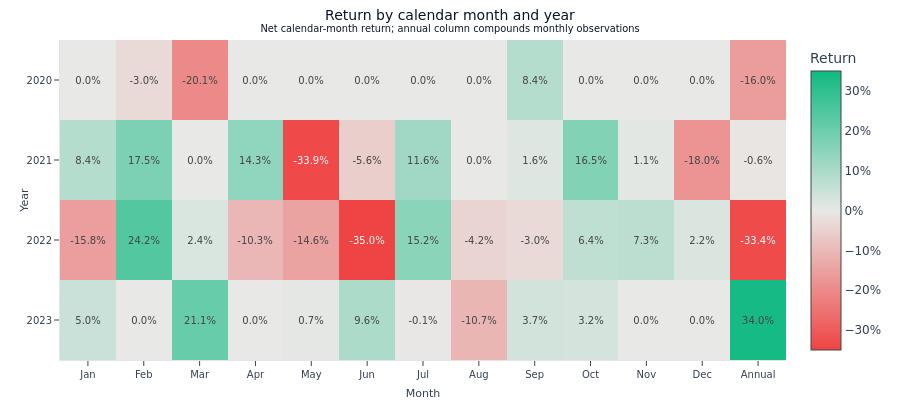

The code cell stored with this chart in its notebook:
### Code cell
fig = plot_monthly_returns_heatmap(analysis_net)
fig.data[0].colorscale = ml4t_diverging()
fig.update_layout(
    title=(
        "Return by calendar month and year"
        "<br><sup>Net calendar-month return; annual column compounds monthly observations</sup>"
    ),
    xaxis_title="Month",
    yaxis_title="Year",
)
_month_columns = [i for i, label in enumerate(fig.data[0].x) if label != "Annual"]
_months = [
    float(row[i])
    for row in fig.data[0].z
    for i in _month_columns
    if row[i] is not None and np.isfinite(row[i])
]
_zero_months = sum(1 for v in _months if v == 0)
show_plotly_with_alt(
    fig,
    (
        "Heatmap of net return by calendar month and year, one row per year and one column "
        "per month, with a compounded annual column at the right, on a diverging scale where "
        "positive is green and negative red and each cell is labelled. The annual column is "
        "the product of its row's months, so it is a different quantity from the cells beside "
        "it and is placed apart for that reason."
    ),
)

### Figure 1 — Plotly figure (JSON) as saved in the notebook; plotly's stock layout.template omitted (floating-point values rounded to 4 significant figures)
{"data": [{"colorbar": {"tickformat": ".0%", "title": {"text": "Return"}}, "colorscale": [[0.0, "#ef4444"], [0.5, "#e8e8e6"], [1.0, "#10b981"]], "hovertemplate": "Year: %{y}<br>Month: %{x}<br>Return: %{z:.2%}<extra></extra>", "text": [["0.0%", "-3.0%", "-20.1%", "0.0%", "0.0%", "0.0%", "0.0%", "0.0%", "8.4%", "0.0%", "0.0%", "0.0%", "-16.0%"], ["8.4%", "17.5%", "0.0%", "14.3%", "-33.9%", "-5.6%", "11.6%", "0.0%", "1.6%", "16.5%", "1.1%", "-18.0%", "-0.6%"], ["-15.8%", "24.2%", "2.4%", "-10.3%", "-14.6%", "-35.0%", "15.2%", "-4.2%", "-3.0%", "6.4%", "7.3%", "2.2%", "-33.4%"], ["5.0%", "0.0%", "21.1%", "0.0%", "0.7%", "9.6%", "-0.1%", "-10.7%", "3.7%", "3.2%", "0.0%", "0.0%", "34.0%"]], "textfont": {"size": 10}, "texttemplate": "%{text}", "type": "heatmap", "x": ["Jan", "Feb", "Mar", "Apr", "May", "Jun", "Jul", "Aug", "Sep", "Oct", "Nov", "Dec", "Annual"], "y": [2020, 2021, 2022, 2023], "z": [[0.0, -0.02973, -0.2014, 0.0, 0.0, 0.0, 0.0, 0.0, 0.08431, 0.0, 0.0, 0.0, -0.1598], [0.08435, 0.1749, 0.0, 0.1425, -0.3393, -0.05557, 0.1159, 0.0, 0.01557, 0.1649, 0.01051, -0.1799, -0.00625], [-0.1583, 0.2424, 0.02374, -0.1035, -0.1463, -0.3497, 0.1525, -0.04218, -0.0298, 0.06416, 0.07314, 0.02232, -0.3338], [0.04974, 0.0, 0.2112, 0.0, 0.007198, 0.09596, -0.001068, -0.1072, 0.0373, 0.03194, 0.0, 0.0, 0.3398]], "zmax": 0.3497, "zmin": -0.3497}], "layout": {"font": {"color": "#334155", "family": "DM Sans, DejaVu Sans, sans-serif", "size": 12}, "height": 400, "hoverlabel": {"bgcolor": "white", "font": {"family": "DM Sans, DejaVu Sans, sans-serif", "size": 13}}, "hovermode": "x unified", "margin": {"b": 40, "l": 60, "r": 20, "t": 40}, "paper_bgcolor": "rgba(0,0,0,0)", "plot_bgcolor": "rgba(0,0,0,0)", "showlegend": false, "title": {"text": "Return by calendar month and year<br><sup>Net calendar-month return; annual column compounds monthly observations</sup>"}, "xaxis": {"gridcolor": "rgba(0,0,0,0.06)", "linecolor": "rgba(0,0,0,0.1)", "title": {"text": "Month"}, "zeroline": false}, "yaxis": {"autorange": "reversed", "gridcolor": "rgba(0,0,0,0.06)", "linecolor": "rgba(0,0,0,0.1)", "title": {"text": "Year"}, "type": "category", "zeroline": false}}}
